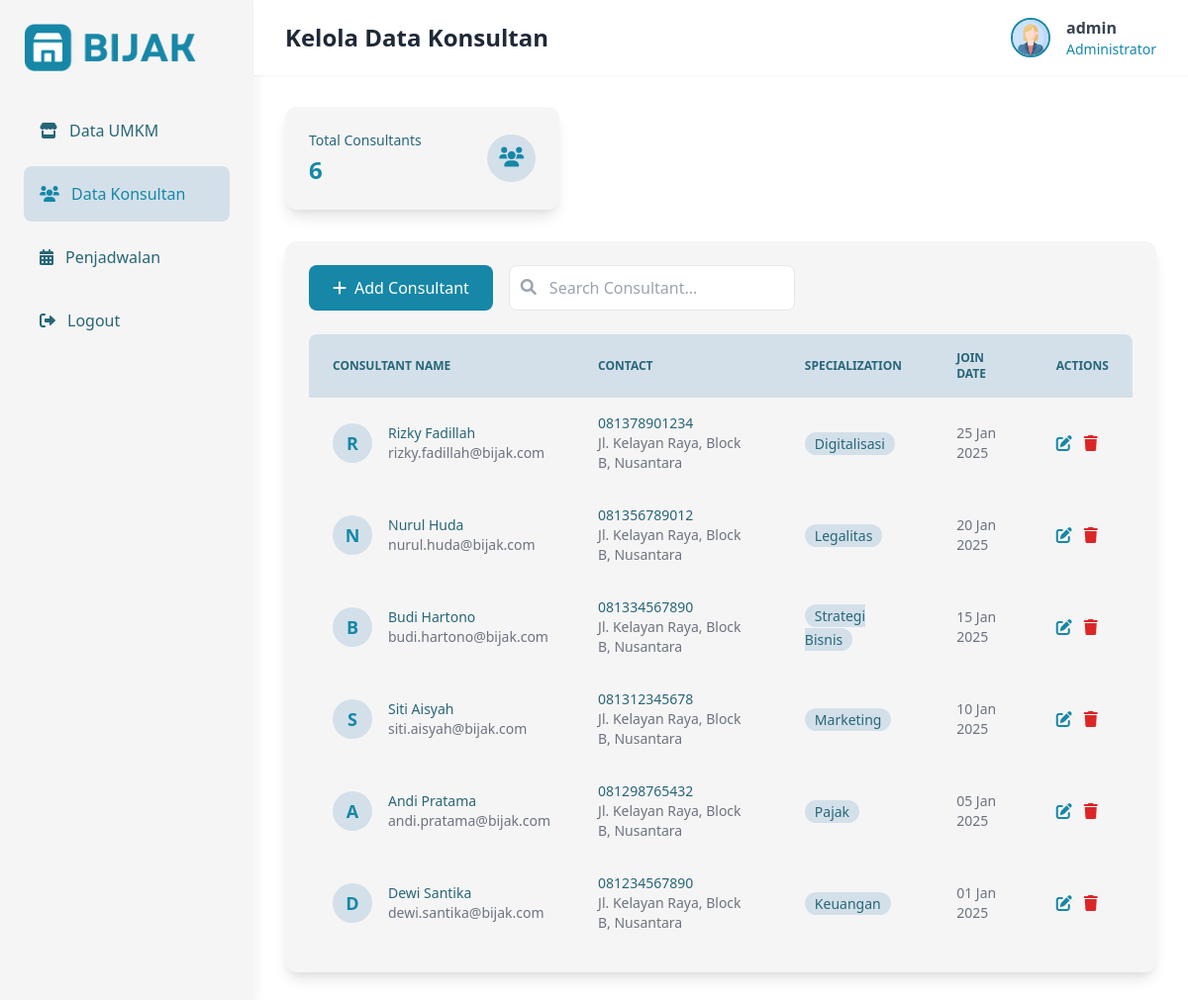
Page /konsultan.php (signed in) on the committed database.
### tables this page shows
CREATE TABLE `consultants` (
  `id` int(11) NOT NULL,
  `nama_lengkap` varchar(100) NOT NULL,
  `spesialisasi` varchar(100) NOT NULL,
  `email` varchar(100) NOT NULL,
  `no_telp` varchar(15) NOT NULL,
  `tanggal_bergabung` date NOT NULL,
  `alamat` varchar(255) DEFAULT NULL
);

### konsultan.php (the view, shortened to what this page needs)
<?php
require 'connection.php';
$query = "SELECT * FROM consultants ORDER BY tanggal_bergabung DESC";
$result = mysqli_query($conn, $query);
?>
<!DOCTYPE html>
<html lang="en">
<head>
    <link href="https://cdnjs.cloudflare.com/ajax/libs/tailwindcss/2.2.19/tailwind.min.css" rel="stylesheet">
    <link href="https://cdnjs.cloudflare.com/ajax/libs/font-awesome/6.0.0/css/all.min.css" rel="stylesheet">
    <link rel="stylesheet" href="src/css/konsultan.css">
</head>
<body i="bg-gray-50">
    <div class="flex min-h-screen">
        <div class="sidebar w-64 fixed h-full">
            <div class="p-6">
                <img src="src/img/bijak.png" alt="BIJAK Logo" class="h-12 mb-8">
                <nav>
                    <a href="dashboard.php" class="nav-item  flex items-center p-4 rounded-lg mb-2">
                        <i class="fa-solid fa-store mr-3"></i>
                        <span>Data UMKM</span>
                    </a>
                    <a href="konsultan.php" class="nav-item active flex items-center p-4 rounded-lg mb-2">
                        <i class="fas fa-users mr-3"></i>
                        <span>Data Konsultan</span>
                    </a>
                    <a href="jadwal.php" class="nav-item flex items-center p-4 rounded-lg mb-2">
                        <i class="fa-solid fa-calendar-days mr-3"></i>
                        <span>Penjadwalan</span>
                    </a>
                    <a href="index.php" class="nav-item flex items-center p-4 rounded-lg">
                        <i class="fas fa-sign-out-alt mr-3"></i>
                        <span>Logout</span>
                    </a>
                </nav>
            </div>
        </div>
        <div class="ml-64 flex-1">
            <header class="bg-white shadow-sm sticky top-0 z-10">
                <div class="flex justify-between items-center px-8 py-4">
                <h2 class="text-2xl font-bold text-gray-800">Kelola Data Konsultan</h2>
                    <div class="flex items-center space-x-4">
                        <img src="src/img/profile.png" alt="Admin" class="w-10 h-10 rounded-full border-2" style="border-color: var(--primary)">
                        <div>
                            <p class="font-semibold text-gray-700"><?php echo $_SESSION['username']; ?></p>
                            <p class="text-sm" style="color: var(--primary)">Administrator</p>
                        </div>
                    </div>
                </div>
            </header>
            <main class="p-8">
                <div class="grid grid-cols-1 md:grid-cols-3 gap-6 mb-8">
                    <div class="card rounded-xl p-6 shadow-lg">
                        <div class="flex items-center justify-between">
                            <div>
                                <p style="color: var(--secondary)" class="text-sm">Total Consultants</p>
                                <h3 class="text-2xl font-bold mt-1" style="color: var(--primary)">
                                    <?php
                                    $query_count = "SELECT COUNT(*) AS total_consultants FROM consultants";
                                    $result_count = mysqli_query($conn, $query_count);
                                    $row_count = mysqli_fetch_assoc($result_count);
                                    echo $row_count['total_consultants'];
                                    ?>
                                </h3>
                            </div>
                            <div class="p-3 rounded-full" style="background: var(--light-bg)">
                                <i class="fas fa-users text-xl" style="color: var(--primary)"></i>
                            </div>
                        </div>
                    </div>
                </div>
                <div class="card rounded-xl shadow-lg p-6">
                    <div class="flex justify-between items-center mb-6">
                        <div class="flex space-x-4">
                            <button onclick="openModal()" class="btn-primary px-6 py-2.5 text-white rounded-lg transition-colors flex items-center">
                                <i class="fas fa-plus mr-2"></i>Add Consultant
                            </button>
                            <div class="relative">
                                <input type="text" id="searchInput" placeholder="Search Consultant..."
                                    class="pl-10 pr-4 py-2.5 border border-gray-200 rounded-lg focus:outline-none focus:ring-2"
                                    style="focus:ring-color: var(--primary)">
                                <i class="fas fa-search absolute left-3 top-3.5 text-gray-400"></i>
                            </div>
                        </div>
                    </div>
                    <div class="overflow-x-auto rounded-lg">
                        <table class="w-full table-auto">
                            <thead>
                                <tr class="table-header">
                                    <th class="px-6 py-4 text-left text-xs font-semibold uppercase" style="color: var(--secondary)">Consultant Name</th>
                                    <th class="px-6 py-4 text-left text-xs font-semibold uppercase" style="color: var(--secondary)">Contact</th>
                                    <th class="px-6 py-4 text-left text-xs font-semibold uppercase" style="color: var(--secondary)">Specialization</th>
                                    <th class="px-6 py-4 text-left text-xs font-semibold uppercase" style="color: var(--secondary)">Join Date</th>
                                    <th class="px-6 py-4 text-left text-xs font-semibold uppercase" style="color: var(--secondary)">Actions</th>
                                </tr>
                            </thead>
                            <tbody class="divide-y divide-gray-100">
                                <?php while($row = mysqli_fetch_assoc($result)): ?>
                                <tr class="hover:bg-gray-50">
                                    <td class="px-6 py-4">
                                        <div class="flex items-center">
                                            <div class="avatar-circle h-10 w-10 flex-shrink-0 mr-4 rounded-full flex items-center justify-center">
                                                <span class="font-semibold text-lg">
                                                    <?php echo substr($row['nama_lengkap'], 0, 1); ?>
                                                </span>
                                            </div>
                                            <div>
                                                <div class="text-sm font-medium" style="color: var(--secondary)"><?php echo $row['nama_lengkap']; ?></div>
                                                <div class="text-sm text-gray-500"><?php echo $row['email']; ?></div>
                                            </div>
                                        </div>
                                    </td>
                                    <td class="px-6 py-4">
                                        <div class="text-sm" style="color: var(--secondary)"><?php echo $row['no_telp']; ?></div>
                                        <div class="text-sm text-gray-500"><?php echo $row['alamat']; ?></div>
                                    </td>
                                    <td class="px-6 py-4">
                                        <span class="status-badge">
                                            <?php echo $row['spesialisasi']; ?>
                                        </span>
                                    </td>
                                    <td class="px-6 py-4 text-sm text-gray-500">
                                        <?php echo date('d M Y', strtotime($row['tanggal_bergabung'])); ?>
                                    </td>
                                    <td class="px-6 py-4">
                                        <div class="flex space-x-3">
                                            <button style="color: var(--primary)" class="hover:opacity-75" onclick="editConsultant(<?php echo $row['id']; ?>)">
                                                <i class="fas fa-edit"></i>
                                            </button>
                                            <button class="text-red-600 hover:opacity-75" onclick="deleteConsultant(<?php echo $row['id']; ?>)">
                                                <i class="fas fa-trash"></i>
                                            </button>
                                        </div>
                                    </td>
                                </tr>
                                <?php endwhile; ?>
                            </tbody>
                        </table>
                    </div>
                </div>
    </body>
</html>

### src/css/konsultan.css (style rules this page uses)
:root { --primary: #1687A7; --secondary: #276678; --light-bg: #D3E0EA; --white: #F6F5F5; }
.sidebar { background: var(--white); box-shadow: 4px 0 10px rgba(0,0,0,0.05); }
.nav-item { transition: all 0.3s ease; color: var(--secondary); }
.nav-item.active { background: var(--light-bg); color: var(--primary); }
.card { transition: all 0.3s ease; background: var(--white); }
.status-badge { padding: 2px 10px; border-radius: 12px; font-size: 0.875rem; background: var(--light-bg); color: var(--secondary); }
.btn-primary { background-color: var(--primary); }
.table-header { background-color: var(--light-bg); }
.avatar-circle { background-color: var(--light-bg); color: var(--primary); }

### rows in the picture
consultants: nama_lengkap "R", nama_lengkap "Rizky Fadillah", email "rizky.fadillah@bijak.com", no_telp "081378901234", alamat "Jl. Kelayan Raya, Block B, Nusantara", spesialisasi "Digitalisasi", tanggal_bergabung "25 Jan 2025"
consultants: nama_lengkap "N", nama_lengkap "Nurul Huda", email "nurul.huda@bijak.com", no_telp "081356789012", alamat "Jl. Kelayan Raya, Block B, Nusantara", spesialisasi "Legalitas", tanggal_bergabung "20 Jan 2025"
consultants: nama_lengkap "B", nama_lengkap "Budi Hartono", email "budi.hartono@bijak.com", no_telp "081334567890", alamat "Jl. Kelayan Raya, Block B, Nusantara", spesialisasi "Strategi Bisnis", tanggal_bergabung "15 Jan 2025"
consultants: nama_lengkap "S", nama_lengkap "Siti Aisyah", email "siti.aisyah@bijak.com", no_telp "081312345678", alamat "Jl. Kelayan Raya, Block B, Nusantara", spesialisasi "Marketing", tanggal_bergabung "10 Jan 2025"
consultants: nama_lengkap "A", nama_lengkap "Andi Pratama", email "andi.pratama@bijak.com", no_telp "081298765432", alamat "Jl. Kelayan Raya, Block B, Nusantara", spesialisasi "Pajak", tanggal_bergabung "05 Jan 2025"
consultants: nama_lengkap "D", nama_lengkap "Dewi Santika", email "dewi.santika@bijak.com", no_telp "081234567890", alamat "Jl. Kelayan Raya, Block B, Nusantara", spesialisasi "Keuangan", tanggal_bergabung "01 Jan 2025"

### other values in the picture
$_SESSION['username'] "admin"
$row_count['total_consultants'] "6"
